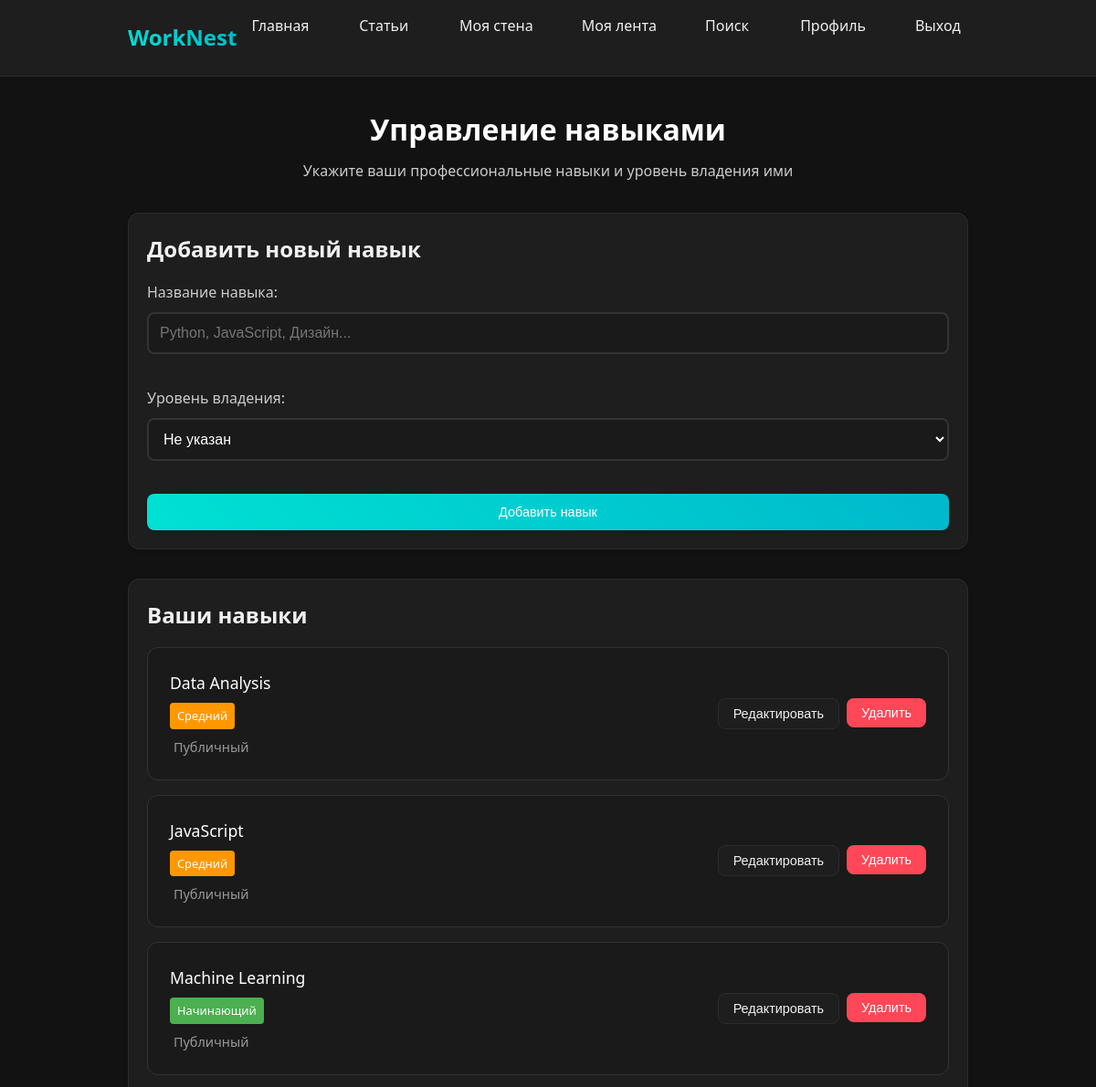
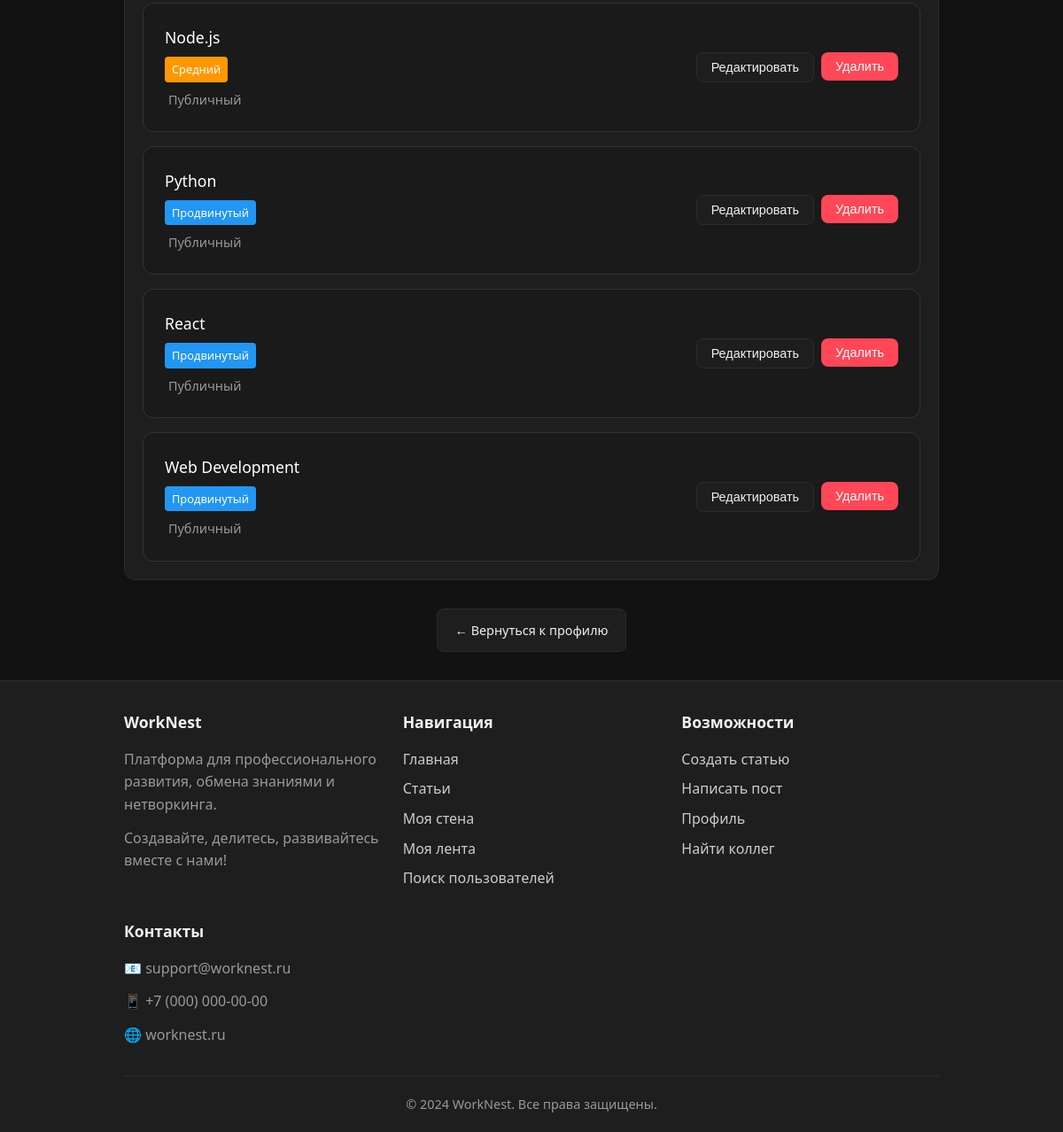
/profile/skills (signed in), run on the app's committed database (2 pictures, top to bottom).
### models.py (models this page shows, shortened)
class UserSkill(db.Model):
    id = db.Column(db.Integer, primary_key=True)
    user_id = db.Column(db.Integer, db.ForeignKey('user.id'), nullable=False)
    skill_name = db.Column(db.String(64), nullable=False)
    skill_level = db.Column(db.String(32), nullable=True)  # beginner, intermediate, advanced, expert
    is_public = db.Column(db.Boolean, default=True)
    order_index = db.Column(db.Integer, default=0)
    created_at = db.Column(db.DateTime, default=datetime.utcnow)
    user = db.relationship('User', backref=db.backref('skills', lazy=True, cascade='all, delete-orphan'))

### app.py (the view, shortened to what this page needs)
@app.route('/profile/skills', methods=['GET', 'POST'])
def manage_skills():
    user_id = session.get('user_id')
    if not user_id:
        return redirect(url_for('register'))
    user = User.query.get(user_id)
    skills = UserSkill.query.filter_by(user_id=user.id).order_by(UserSkill.order_index, UserSkill.skill_name).all()
    skill_levels = {
        'beginner': 'Начинающий',
        'intermediate': 'Средний',
        'advanced': 'Продвинутый',
        'expert': 'Эксперт'
    }
    return render_template('manage_skills.html',
                         skills=skills,
                         skill_levels=skill_levels)

### app.py (called while the page is built)
@app.before_request
def update_online_status():
    if 'user_id' in session:
        user = User.query.get(session['user_id'])
        if user:
            user.last_seen = datetime.utcnow()
            user.is_online = True
            db.session.commit()

@app.context_processor
def inject_user():
    user_id = session.get('user_id')
    if user_id:
        user = User.query.get(user_id)
        return dict(current_user=user, is_user_online=is_user_online)
    return dict(current_user=None, is_user_online=is_user_online)

### templates/manage_skills.html (shortened to what this page needs)
{% extends "base.html" %}
{% block content %}
<div class="fade-in">
    <div class="manage-skills-header">
        <h1>Управление навыками</h1>
        <p>Укажите ваши профессиональные навыки и уровень владения ими</p>
    </div>
    <div class="card">
        <h2 class="card-title">Добавить новый навык</h2>
        <form method="POST" class="add-skill-form">
            <div class="form-group">
                <label for="skill_name">Название навыка:</label>
                <input type="text" name="skill_name" id="skill_name" placeholder="Python, JavaScript, Дизайн..." required>
            </div>
            <div class="form-group">
                <label for="skill_level">Уровень владения:</label>
                <select name="skill_level" id="skill_level">
                    <option value="">Не указан</option>
                </select>
            </div>
            <button type="submit" class="btn btn-primary">Добавить навык</button>
        </form>
    </div>
    <div class="card">
        <h2 class="card-title">Ваши навыки</h2>
        {% if skills %}
            <div class="skills-list">
                {% for skill in skills %}
                    <div class="skill-item">
                        <div class="skill-info">
                            <div class="skill-name">{{ skill.skill_name }}</div>
                            {% if skill.skill_level %}
                                <div class="skill-level skill-level-{{ skill.skill_level }}">
                                    {{ skill_levels[skill.skill_level] }}
                                </div>
                            {% endif %}
                            <div class="skill-meta">
                                <span class="skill-status">
                                    {% if skill.is_public %}
                                         Публичный
                                    {% else %}
                                        <i class="icon-eye-off"></i> Скрытый
                                    {% endif %}
                                </span>
                            </div>
                        </div>
                        <div class="skill-actions">
                            <button class="btn btn-sm btn-secondary edit-skill-btn"
                                    data-skill-id="{{ skill.id }}"
                                    data-skill-level="{{ skill.skill_level or '' }}"
                                    data-is-public="{{ skill.is_public }}">
                                Редактировать
                            </button>
                            <form method="POST" style="display: inline;">
                                <button type="submit" class="btn btn-sm btn-danger"
                                        onclick="return confirm('Удалить этот навык?')">
                                    Удалить
                                </button>
                            </form>
                        </div>
                    </div>
                {% endfor %}
            </div>
        {% else %}
            <p class="no-skills">У вас пока нет навыков. Добавьте первый навык выше!</p>
        {% endif %}
    </div>
    <div class="back-link">
        <a href="{{ url_for('profile') }}" class="btn btn-secondary">← Вернуться к профилю</a>
    </div>
</div>
{% endblock %}

### static/worknest.css (style rules this page uses)
* { margin: 0; padding: 0; box-sizing: border-box; }
:root { --bg-primary: #121212; --bg-secondary: #1e1e1e; --bg-card: #1e1e1e; --border-color: #2c2c2c; --text-primary: #f0f0f0; --text-secondary: #ccc; --text-muted: #999; --accent-primary: #00e1d3; --accent-secondary: #00b8cc; --accent-hover: #00f0e2; --error: #ff4757; --success: #2ed573; --warning: #ffa502; --padding-xs: 0.5rem; --padding-sm: 0.75rem; --padding-md: 1rem; --padding-lg: 1.25rem; --padding-xl: 1.5rem; --padding-xxl: 2rem; --radius-sm: 6px; --radius-md: 8px; --radius-lg: 12px; --radius-xl: 16px; --shadow-sm: 0 2px 4px rgba(0, 0, 0, 0.1); --shadow-md: 0 4px 8px rgba(0, 0, 0, 0.15); --shadow-lg: 0 8px 16px rgba(0, 0, 0, 0.2); --shadow-hover: 0 12px 24px rgba(0, 225, 211, 0.15); }
body { font-family: 'Segoe UI', Tahoma, Geneva, Verdana, sans-serif; font-size: 16px; line-height: 1.6; background-color: var(--bg-primary); color: var(--text-primary); min-height: 100vh; display: flex; flex-direction: column; }
.card { background-color: var(--bg-card); border: 1px solid var(--border-color); border-radius: var(--radius-lg); padding: var(--padding-lg); margin-bottom: var(--padding-xxl); transition: all 0.3s ease; position: relative; overflow: hidden; box-shadow: var(--shadow-sm); }
.card::before { content: ''; position: absolute; top: 0; left: 0; right: 0; height: 3px; background: linear-gradient(90deg, var(--accent-primary), var(--accent-secondary)); opacity: 0; transition: opacity 0.3s ease; }
.card h2, .card h3 { color: var(--text-primary); margin-bottom: var(--padding-md); font-weight: 600; }
.card h2 { font-size: 1.5rem; }
.btn { display: inline-flex; align-items: center; justify-content: center; gap: var(--padding-xs); padding: var(--padding-sm) var(--padding-lg); border: none; border-radius: var(--radius-md); font-size: 0.9rem; font-weight: 500; text-decoration: none; cursor: pointer; transition: all 0.3s ease; position: relative; overflow: hidden; min-height: 40px; }
.btn-primary { background: linear-gradient(45deg, var(--accent-primary), var(--accent-secondary)); color: white; box-shadow: var(--shadow-sm); }
.btn-secondary { background-color: var(--bg-secondary); color: var(--text-primary); border: 1px solid var(--border-color); }
.btn-danger { background-color: var(--error); color: white; }
.btn-sm { padding: var(--padding-xs) var(--padding-sm); font-size: 0.8rem; min-height: 32px; }
.form-group { margin-bottom: var(--padding-lg); }
.fade-in { animation: fadeIn 0.6s ease-out; }

### templates/manage_skills.html (style rules this page uses)
.manage-skills-header { text-align: center; margin-bottom: 2rem; }
.manage-skills-header h1 { color: #ffffff; margin-bottom: 0.5rem; }
.manage-skills-header p { color: #cccccc; }
.add-skill-form { display: grid; gap: 1rem; }
.form-group { display: flex; flex-direction: column; gap: 0.5rem; position: relative; }
.form-group label { color: #cccccc; font-weight: 500; }
.form-group input, .form-group select { padding: 0.75rem; border: 2px solid #333333; border-radius: 8px; background: #1a1a1a; color: #ffffff; font-size: 1rem; }
.skills-list { display: grid; gap: 1rem; }
.skill-item { display: flex; justify-content: space-between; align-items: center; padding: 1.5rem; background: #1a1a1a; border-radius: 12px; border: 1px solid #333333; }
.skill-info { flex: 1; }
.skill-name { font-weight: 500; color: #ffffff; margin-bottom: 0.5rem; font-size: 1.1rem; }
.skill-level { display: inline-block; padding: 0.25rem 0.5rem; border-radius: 4px; font-size: 0.8rem; font-weight: 500; margin-bottom: 0.5rem; }
.skill-level-beginner { background: #4CAF50; color: white; }
.skill-level-intermediate { background: #FF9800; color: white; }
.skill-level-advanced { background: #2196F3; color: white; }
.skill-meta { font-size: 0.9rem; color: #999999; }
.skill-status { display: flex; align-items: center; gap: 0.25rem; }
.skill-actions { display: flex; gap: 0.5rem; }
.btn-sm { padding: 0.5rem 1rem; font-size: 0.9rem; }
.back-link { text-align: center; margin-top: 2rem; }

### data on the page
UserSkill: skill_name "Data Analysis", skill_level "Средний", is_public "Публичный"
UserSkill: skill_name "JavaScript", skill_level "Средний", is_public "Публичный"
UserSkill: skill_name "Machine Learning", skill_level "Начинающий", is_public "Публичный"
UserSkill: skill_name "Node.js", skill_level "Средний", is_public "Публичный"
UserSkill: skill_name "Python", skill_level "Продвинутый", is_public "Публичный"
UserSkill: skill_name "React", skill_level "Продвинутый", is_public "Публичный"
UserSkill: skill_name "Web Development", skill_level "Продвинутый", is_public "Публичный"
